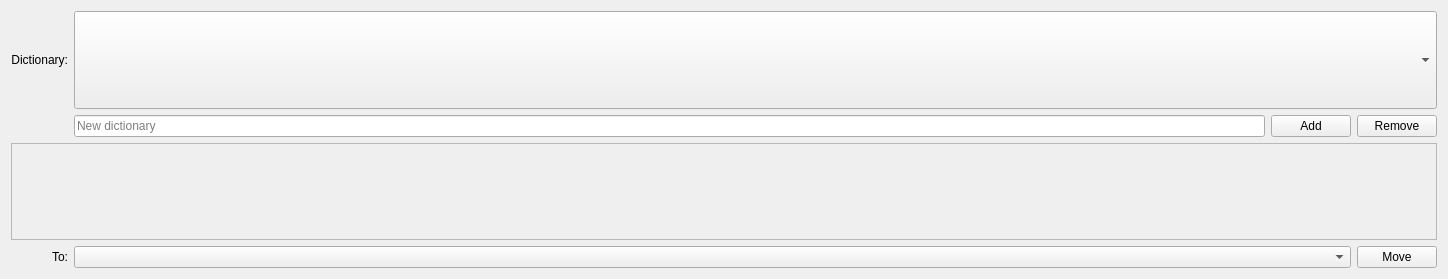
<?xml version="1.0" encoding="UTF-8"?>
<ui version="4.0">
 <class>Form</class>
 <widget class="QWidget" name="Form">
  <property name="geometry">
   <rect>
    <x>0</x>
    <y>0</y>
    <width>1448</width>
    <height>279</height>
   </rect>
  </property>
  <property name="windowTitle">
   <string>Form</string>
  </property>
  <layout class="QGridLayout" name="gridLayout">
   <item row="0" column="0">
    <widget class="QLabel" name="dictionaryLabel">
     <property name="text">
      <string>Dictionary:</string>
     </property>
     <property name="alignment">
      <set>Qt::AlignRight|Qt::AlignTrailing|Qt::AlignVCenter</set>
     </property>
    </widget>
   </item>
   <item row="0" column="1" colspan="3">
    <widget class="QComboBox" name="dictionarySelect">
     <property name="sizePolicy">
      <sizepolicy hsizetype="Expanding" vsizetype="Preferred">
       <horstretch>0</horstretch>
       <verstretch>0</verstretch>
      </sizepolicy>
     </property>
    </widget>
   </item>
   <item row="1" column="1">
    <widget class="QLineEdit" name="dictionaryNameInput">
     <property name="sizePolicy">
      <sizepolicy hsizetype="Expanding" vsizetype="Preferred">
       <horstretch>0</horstretch>
       <verstretch>0</verstretch>
      </sizepolicy>
     </property>
     <property name="inputMask">
      <string/>
     </property>
     <property name="placeholderText">
      <string>New dictionary</string>
     </property>
    </widget>
   </item>
   <item row="3" column="0" colspan="4">
    <widget class="QFrame" name="dictionaryWordsFrame">
     <property name="frameShape">
      <enum>QFrame::StyledPanel</enum>
     </property>
     <property name="frameShadow">
      <enum>QFrame::Raised</enum>
     </property>
     <layout class="QGridLayout" name="gridLayout_2">
      <property name="sizeConstraint">
       <enum>QLayout::SetDefaultConstraint</enum>
      </property>
      <property name="leftMargin">
       <number>0</number>
      </property>
      <property name="topMargin">
       <number>0</number>
      </property>
      <property name="rightMargin">
       <number>0</number>
      </property>
      <property name="bottomMargin">
       <number>0</number>
      </property>
      <property name="spacing">
       <number>0</number>
      </property>
     </layout>
    </widget>
   </item>
   <item row="1" column="3">
    <widget class="QPushButton" name="dictionaryRemoveButton">
     <property name="sizePolicy">
      <sizepolicy hsizetype="Fixed" vsizetype="Fixed">
       <horstretch>0</horstretch>
       <verstretch>0</verstretch>
      </sizepolicy>
     </property>
     <property name="minimumSize">
      <size>
       <width>0</width>
       <height>0</height>
      </size>
     </property>
     <property name="maximumSize">
      <size>
       <width>16777215</width>
       <height>16777215</height>
      </size>
     </property>
     <property name="text">
      <string>Remove</string>
     </property>
    </widget>
   </item>
   <item row="1" column="2">
    <widget class="QPushButton" name="dictionaryAddButton">
     <property name="sizePolicy">
      <sizepolicy hsizetype="Fixed" vsizetype="Fixed">
       <horstretch>0</horstretch>
       <verstretch>0</verstretch>
      </sizepolicy>
     </property>
     <property name="minimumSize">
      <size>
       <width>0</width>
       <height>0</height>
      </size>
     </property>
     <property name="maximumSize">
      <size>
       <width>16777215</width>
       <height>16777215</height>
      </size>
     </property>
     <property name="text">
      <string>Add</string>
     </property>
    </widget>
   </item>
   <item row="4" column="3">
    <widget class="QPushButton" name="dictionaryAddButton_4">
     <property name="sizePolicy">
      <sizepolicy hsizetype="Fixed" vsizetype="Fixed">
       <horstretch>0</horstretch>
       <verstretch>0</verstretch>
      </sizepolicy>
     </property>
     <property name="minimumSize">
      <size>
       <width>0</width>
       <height>0</height>
      </size>
     </property>
     <property name="maximumSize">
      <size>
       <width>16777215</width>
       <height>16777215</height>
      </size>
     </property>
     <property name="text">
      <string>Move</string>
     </property>
    </widget>
   </item>
   <item row="4" column="0">
    <widget class="QLabel" name="dictionaryLabel_2">
     <property name="text">
      <string>To:</string>
     </property>
     <property name="alignment">
      <set>Qt::AlignRight|Qt::AlignTrailing|Qt::AlignVCenter</set>
     </property>
    </widget>
   </item>
   <item row="4" column="1" colspan="2">
    <widget class="QComboBox" name="moveDictionarySelect">
     <property name="sizePolicy">
      <sizepolicy hsizetype="Expanding" vsizetype="Preferred">
       <horstretch>0</horstretch>
       <verstretch>0</verstretch>
      </sizepolicy>
     </property>
    </widget>
   </item>
  </layout>
 </widget>
 <resources/>
 <connections>
  <connection>
   <sender>dictionaryAddButton</sender>
   <signal>clicked()</signal>
   <receiver>Form</receiver>
   <slot>addDictionary()</slot>
   <hints>
    <hint type="sourcelabel">
     <x>1130</x>
     <y>91</y>
    </hint>
    <hint type="destinationlabel">
     <x>1724</x>
     <y>100</y>
    </hint>
   </hints>
  </connection>
  <connection>
   <sender>dictionaryRemoveButton</sender>
   <signal>clicked()</signal>
   <receiver>Form</receiver>
   <slot>removeDictionary()</slot>
   <hints>
    <hint type="sourcelabel">
     <x>1348</x>
     <y>117</y>
    </hint>
    <hint type="destinationlabel">
     <x>1554</x>
     <y>111</y>
    </hint>
   </hints>
  </connection>
  <connection>
   <sender>dictionarySelect</sender>
   <signal>currentTextChanged(QString)</signal>
   <receiver>Form</receiver>
   <slot>changeDictionary(QString)</slot>
   <hints>
    <hint type="sourcelabel">
     <x>1374</x>
     <y>49</y>
    </hint>
    <hint type="destinationlabel">
     <x>1649</x>
     <y>58</y>
    </hint>
   </hints>
  </connection>
  <connection>
   <sender>dictionaryAddButton_4</sender>
   <signal>clicked()</signal>
   <receiver>Form</receiver>
   <slot>moveWord()</slot>
   <hints>
    <hint type="sourcelabel">
     <x>150</x>
     <y>193</y>
    </hint>
    <hint type="destinationlabel">
     <x>163</x>
     <y>352</y>
    </hint>
   </hints>
  </connection>
 </connections>
 <slots>
  <slot>addDictionary()</slot>
  <slot>removeDictionary()</slot>
  <slot>changeDictionary(QString)</slot>
  <slot>removeWord()</slot>
  <slot>moveWord()</slot>
 </slots>
</ui>
